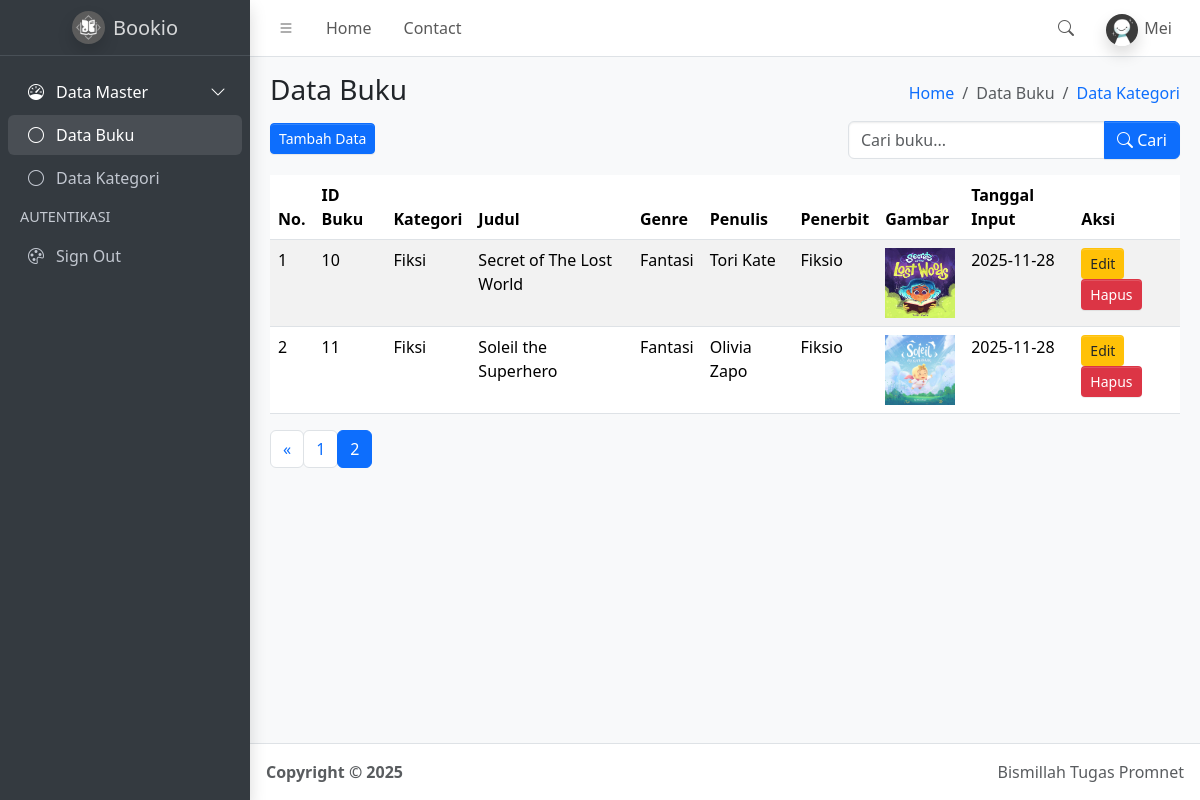
The app's page /index.php?halaman=2 (signed in) with its own data.
### tables this page shows
CREATE TABLE `buku` (
  `id_buku` int(5) NOT NULL,
  `judul` varchar(100) NOT NULL,
  `genre` varchar(100) NOT NULL,
  `penulis` varchar(100) NOT NULL,
  `penerbit` varchar(100) NOT NULL,
  `tanggal_input` date NOT NULL DEFAULT current_timestamp(),
  `gambar` varchar(100) NOT NULL,
  `id_kategori` int(10) NOT NULL
);

CREATE TABLE `kategori` (
  `id_kategori` int(5) NOT NULL,
  `nama_kategori` varchar(50) NOT NULL,
  `tanggal_input_kategori` date NOT NULL DEFAULT current_timestamp()
);

### function.php (called while the page is built, shortened)
<?php
$conn = mysqli_connect("localhost", "root", "", "simbs");
function query($query){
    global $conn;
    $result = mysqli_query($conn, $query);
    $rows = [];
    while( $row = mysqli_fetch_assoc($result) ) {
        $rows[] = $row;
    }
    return $rows;
}
?>

### index.php (the view, shortened to what this page needs)
<?php
    require("function.php");
$jumlahDataPerHalaman = 4;
$jumlahData = count(query("SELECT * FROM buku"));
$jumlahHalaman = ceil($jumlahData / $jumlahDataPerHalaman);
$halamanAktif = ( isset($_GET["halaman"]) ) ? $_GET["halaman"] : 1;
$awalData = ( $jumlahDataPerHalaman * $halamanAktif ) - $jumlahDataPerHalaman;
if(isset($_POST['search'])){
    $buku = search_data($_POST['keyword']);
} else {
    $buku = query("SELECT buku.*, kategori.nama_kategori
            FROM buku
            INNER JOIN kategori
            ON buku.id_kategori = kategori.id_kategori
            ORDER BY buku.tanggal_input DESC
            LIMIT $awalData, $jumlahDataPerHalaman");
}
?>
<!doctype html>
<html lang="en">
  <head>
    <link
      rel="stylesheet"
      href="https://cdn.jsdelivr.net/npm/@fontsource/source-sans-3@5.0.12/index.css"
      media="print"
      onload="this.media='all'"
    />
    <link
      rel="stylesheet"
      href="https://cdn.jsdelivr.net/npm/overlayscrollbars@2.11.0/styles/overlayscrollbars.min.css"
    />
    <link
      rel="stylesheet"
      href="https://cdn.jsdelivr.net/npm/bootstrap-icons@1.13.1/font/bootstrap-icons.min.css"
    />
    <link rel="stylesheet" href="dist/css/adminlte.min.css" />
    <link
      rel="stylesheet"
      href="https://cdn.jsdelivr.net/npm/apexcharts@3.37.1/dist/apexcharts.css"
    />
    <link
      rel="stylesheet"
      href="https://cdn.jsdelivr.net/npm/jsvectormap@1.5.3/dist/css/jsvectormap.min.css"
    />
  </head>
  <body class="layout-fixed sidebar-expand-lg bg-body-tertiary">
    <div class="app-wrapper">
      <nav class="app-header navbar navbar-expand bg-body">
        <div class="container-fluid">
          <ul class="navbar-nav">
            <li class="nav-item">
              <a class="nav-link" data-lte-toggle="sidebar" href="#" role="button">
                <i class="bi bi-list"></i>
              </a>
            </li>
            <li class="nav-item d-none d-md-block">
              <a href="#" class="nav-link">Home</a>
            </li>
            <li class="nav-item d-none d-md-block">
              <a href="#" class="nav-link">Contact</a>
            </li>
          </ul>
          <ul class="navbar-nav ms-auto">
            <li class="nav-item">
              <a class="nav-link" data-widget="navbar-search" href="#" role="button">
                <i class="bi bi-search"></i>
              </a>
            </li>
            <li class="nav-item dropdown user-menu">
              <a href="#" class="nav-link dropdown-toggle" data-bs-toggle="dropdown">
                <img
                  src="dist/assets/img/user.jpeg"
                  class="user-image rounded-circle shadow"
                  alt="User Image"
                />
                <span class="d-none d-md-inline">
                  <?= ucfirst($_SESSION["username"]); ?>
                </span>
              </a>
            </li>
          </ul>
        </div>
      </nav>
      <aside class="app-sidebar bg-body-secondary shadow" data-bs-theme="dark">
        <div class="sidebar-brand">
          <a href="index.php" class="brand-link">
            <img
              src="dist/assets/img/bookiologo.jpeg"
              alt="Logo Bookio"
              class="brand-image shadow rounded-circle"
            />
            <span class="brand-text fw-light">Bookio</span>
          </a>
        </div>
        <div class="sidebar-wrapper">
          <nav class="mt-2">
            <ul
              class="nav sidebar-menu flex-column"
              data-lte-toggle="treeview"
              role="navigation"
              aria-label="Main navigation"
              data-accordion="false"
              id="navigation"
            >
              <li class="nav-item menu-open">
                <a href="#" class="nav-link active">
                  <i class="nav-icon bi bi-speedometer"></i>
                  <p>
                    Data Master
                  </p>
                </a>
                <ul class="nav nav-treeview">
                  <li class="nav-item">
                    <a href="index.html" class="nav-link active">
                      <i class="nav-icon bi bi-circle"></i>
                      <p>Data Buku</p>
                    </a>
                  </li>
                  <li class="nav-item">
                    <a href="kategori.php" class="nav-link">
                      <i class="nav-icon bi bi-circle"></i>
                      <p>Data Kategori</p>
                    </a>
                  </li>
                </ul>
              </li>
              <li class="nav-header">AUTENTIKASI</li>
              <li class="nav-item">
                <a href="logout.php" class="nav-link">
                  <i class="nav-icon bi bi-palette"></i>
                  <p>Sign Out</p>
                </a>
              </li>
            </ul>
          </nav>
        </div>
      </aside>
      <main class="app-main">
        <div class="app-content-header">
          <div class="container-fluid">
            <div class="row">
              <div class="col-sm-6">
                <h3 class="mb-3">Data Buku</h3>
                <a href="tambah_data.php">
                  <button class="btn-sm btn btn-primary">Tambah Data</button>
                </a>
              </div>
              <div class="col-sm-6 d-flex flex-column align-items-end">
                <ol class="breadcrumb">
                  <li class="breadcrumb-item"><a href="#">Home</a></li>
                  <li class="breadcrumb-item active" aria-current="page">Data Buku</li>
                  <li class="breadcrumb-item"><a href="kategori.php">Data Kategori</a></li>
                </ol>
                <form class="mt-2" method="post">
                  <div class="input-group">
                  <input
                    type="text"
                    class="form-control"
                    name="keyword"
                    placeholder="Cari buku..." autocomplete="off"
                  >
                  <button class="btn btn-primary" type="submit" name="search">
                    <i class="bi bi-search"></i> Cari
                  </button>
                </div>
                </form>
              </div>
            </div>
          </div>
        </div>
        <div class="app-content">
          <div class="container-fluid">
            <div class="row">
              <div class="col">
                <table class="table table-striped table-hover">
    <thead>
        <tr>
            <th>No.</th>
            <th>ID Buku</th>
            <th>Kategori</th>
            <th>Judul</th>
            <th>Genre</th>
            <th>Penulis</th>
            <th>Penerbit</th>
            <th>Gambar</th>
            <th>Tanggal Input</th>
            <th>Aksi</th>
        </tr>
    </thead>
    <tbody>
         <?php $no=1; ?>
                <?php foreach($buku as $row): ?>
                <tr>
                    <td> <?= $no ?> </td>
                    <td> <?= $row['id_buku'] ?> </td>
                    <td> <?= $row['nama_kategori'] ?> </td>
                    <td> <?= $row['judul'] ?> </td>
                    <td> <?= $row['genre'] ?> </td>
                    <td> <?= $row['penulis'] ?> </td>
                    <td> <?= $row['penerbit'] ?> </td>
                    <td>
                        <img src="img/<?= $row['gambar'] ?> " height="70" width="70" alt="">
                    </td>
                    <td> <?= $row['tanggal_input'] ?> </td>
                    <td>
                        <a href="ubah_data.php?id=<?= $row['id_buku'] ?>">
                            <button class="btn btn-sm bg-warning">Edit</button>
                        </a>
                        <a href="hapus_data.php?id=<?= $row['id_buku'] ?>">
                            <button class="btn btn-sm bg-danger text-white">Hapus</button>
                        </a>
                    </td>
                </tr>
                <?php $no++; ?>
                <?php endforeach; ?>
    </tbody>
</table>
<nav aria-label="Page navigation example">
                    <ul class="pagination">
                        <?php if ($halamanAktif > 1) : ?>
                            <li class="page-item">
                                <a class="page-link" href="?halaman=<?= $halamanAktif - 1; ?>">&laquo;</a>
                            </li>
                        <?php endif; ?>
                        <?php for ($i = 1; $i <= $jumlahHalaman; $i++) : ?>
                            <?php if ($i == $halamanAktif) : ?>
                                <li class="page-item active">
                                    <a class="page-link" href="?halaman=<?= $i; ?>"><?= $i; ?></a>
                                </li>
                            <?php else : ?>
                                <li class="page-item">
                                    <a class="page-link" href="?halaman=<?= $i; ?>"><?= $i; ?></a>
                                </li>
                            <?php endif; ?>
                        <?php endfor; ?>
                    </ul>
                </nav>
              </div>
            </div>
          </div>
        </div>
      </main>
      <footer class="app-footer">
        <div class="float-end d-none d-sm-inline">Bismillah Tugas Promnet</div>
        <strong>
          Copyright &copy; 2025&nbsp;
        </strong>
      </footer>
    </div>
  </body>
</html>

### records on screen
buku: id_buku "10", id_kategori.nama_kategori "Fiksi", judul "Secret of The Lost World", genre "Fantasi", penulis "Tori Kate", penerbit "Fiksio", gambar (picture), tanggal_input "2025-11-28"
buku: id_buku "11", id_kategori.nama_kategori "Fiksi", judul "Soleil the Superhero", genre "Fantasi", penulis "Olivia Zapo", penerbit "Fiksio", gambar (picture), tanggal_input "2025-11-28"

### other values on screen
$_SESSION["username"] "Mei"
